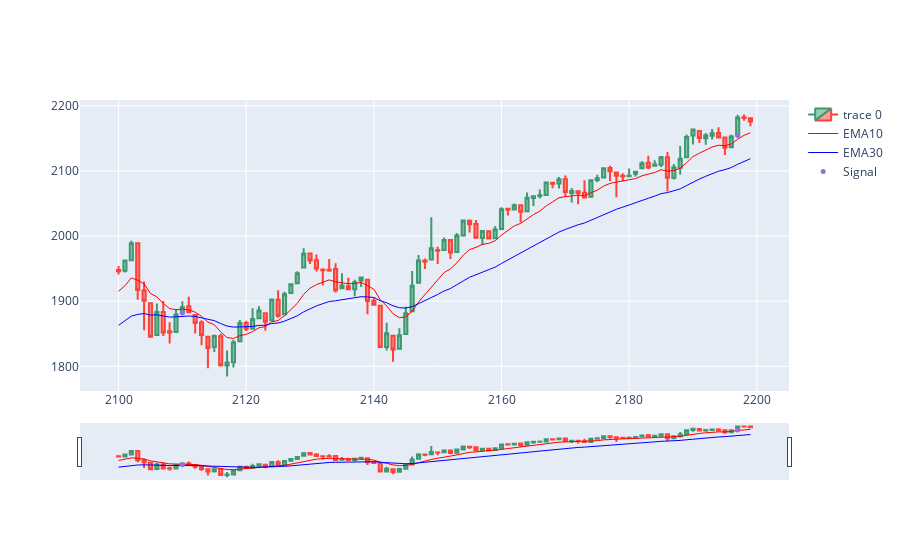

Here is the notebook cell this chart was saved with:
### Code cell
dfpl = data[2100:2200]
fig = go.Figure(data=[go.Candlestick(x=dfpl.index,
                open=dfpl['Open'],
                high=dfpl['High'],
                low=dfpl['Low'],
                close=dfpl['Close']),
                     go.Scatter(x=dfpl.index, y=dfpl.EMA10, line=dict(color='red', width=1), name="EMA10"),
                     go.Scatter(x=dfpl.index, y=dfpl.EMA30, line=dict(color='blue', width=1), name="EMA30")])

fig.add_scatter(x=dfpl.index, y=dfpl['pointpos'], mode="markers",
                marker=dict(size=5, color="MediumPurple"),
                name="Signal")
fig.show()
